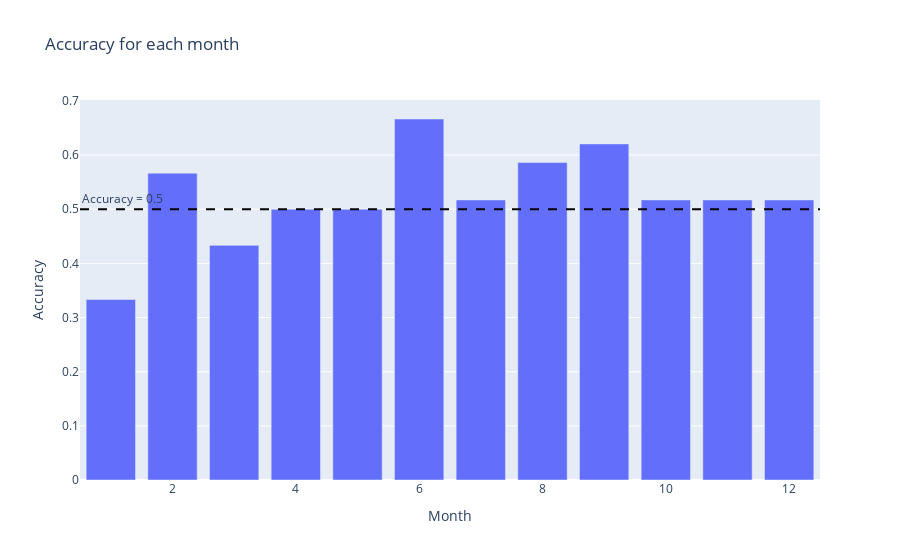

The notebook cell saved with this chart:
### Code cell
# empty DataFrame
accuracy_df = pd.DataFrame(columns=['Month', 'Accuracy'])

# Loop through all months
for month in range(1, 13):

    monthly_data = merged_df[merged_df['Datum'].dt.month == month].copy()

    # Average values for Temperature and Sales
    average_tmk_month = monthly_data['SDK'].mean()
    average_sales_month = monthly_data['Umsatz'].mean()

    # Count: Temperature and Sales are below/ above their average
    both_below_average = ((monthly_data['SDK'] < average_tmk_month) & (monthly_data['Umsatz'] < average_sales_month)).sum()
    both_above_average = ((monthly_data['SDK'] > average_tmk_month) & (monthly_data['Umsatz'] > average_sales_month)).sum()

    total_occurrences = len(monthly_data)

    accuracy = (both_below_average + both_above_average) / total_occurrences

    accuracy_df = pd.concat([accuracy_df, pd.DataFrame({'Month': [month], 'Accuracy': [accuracy]})], ignore_index=True)


fig = px.bar(accuracy_df, x='Month', y='Accuracy',
             title= 'Accuracy for each month')

fig.add_hline(y=0.5, line_dash="dash", line_color="black", annotation_text="Accuracy = 0.5",
              annotation_position="top left")

fig.show()

avg_accuracy = accuracy_df.Accuracy.mean()
print(f'On average, the accuracy is {round(avg_accuracy, 4)}')

### Figure 1 — Plotly figure (JSON) as saved in the notebook; plotly's stock layout.template omitted (floating-point values rounded to 4 significant figures)
{"data": [{"alignmentgroup": "True", "hovertemplate": "Month=%{x}<br>Accuracy=%{y}<extra></extra>", "legendgroup": "", "marker": {"color": "#636efa", "pattern": {"shape": ""}}, "name": "", "offsetgroup": "", "orientation": "v", "showlegend": false, "textposition": "auto", "type": "bar", "x": [1, 2, 3, 4, 5, 6, 7, 8, 9, 10, 11, 12], "xaxis": "x", "y": [0.3333, 0.5667, 0.4333, 0.5, 0.5, 0.6667, 0.5172, 0.5862, 0.6207, 0.5172, 0.5172, 0.5172], "yaxis": "y"}], "layout": {"annotations": [{"showarrow": false, "text": "Accuracy = 0.5", "x": 0, "xanchor": "left", "xref": "x domain", "y": 0.5, "yanchor": "bottom", "yref": "y"}], "barmode": "relative", "legend": {"tracegroupgap": 0}, "shapes": [{"line": {"color": "black", "dash": "dash"}, "type": "line", "x0": 0, "x1": 1, "xref": "x domain", "y0": 0.5, "y1": 0.5, "yref": "y"}], "title": {"text": "Accuracy for each month"}, "xaxis": {"anchor": "y", "domain": [0, 1], "title": {"text": "Month"}}, "yaxis": {"anchor": "x", "domain": [0, 1], "title": {"text": "Accuracy"}}}}
